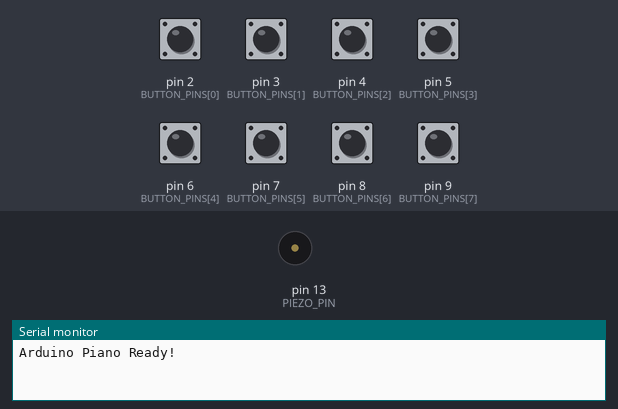
Bench run of a sketch on a simulated Arduino Uno, built with avr-gcc and run on an emulated ATmega328P. On the bench: buzzer (waves = sounding), the last lines printed to the serial monitor. Inputs (shaded band) come from the test bench; at power-on: pin 2 (BUTTON_PINS[0]), pin 3 (BUTTON_PINS[1]), pin 4 (BUTTON_PINS[2]), pin 5 (BUTTON_PINS[3]), pin 6 (BUTTON_PINS[4]), pin 7 (BUTTON_PINS[5]), pin 8 (BUTTON_PINS[6]), pin 9 (BUTTON_PINS[7]) LOW.

Above: at 1.2 s.
1.3 s: pin 2 (BUTTON_PINS[0]) pulled HIGH for 1 s
At 1.8 s:
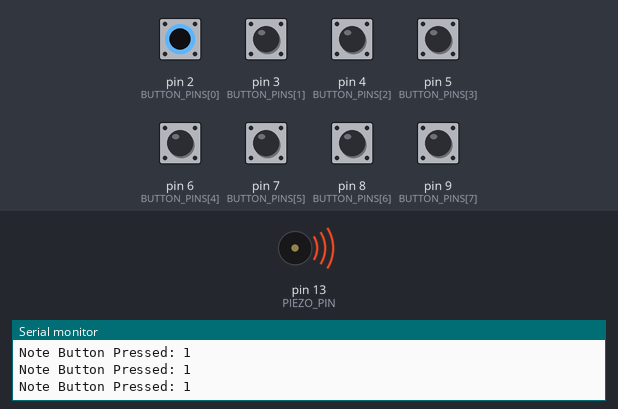
Timing chart, 0 to 4.3 s (numbered marks = the images above; inputs shaded):
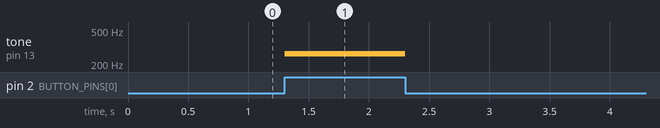

The sketch:

creating_piano_with_arduino_1.ino
```cpp
// C++ code
// Author: Diganto
// CE, KUET
// Title: Arduino Piano Using Push Buttons and Piezo Buzzer

// --- Pin and tone configuration ---
const int PIEZO_PIN = 13;  // Piezo buzzer pin

// Array of button pins (connected to digital pins 2 to 9)
const int BUTTON_PINS[8] = {2, 3, 4, 5, 6, 7, 8, 9};

// Corresponding musical note frequencies (Hz)
const int NOTE_FREQUENCIES[8] = {262, 294, 330, 349, 392, 440, 494, 523};

void setup() {
  // Initialize button pins as INPUT
  for (int index = 0; index < 8; index++) {
    pinMode(BUTTON_PINS[index], INPUT);
  }

  // Set piezo pin as OUTPUT
  pinMode(PIEZO_PIN, OUTPUT);

  // Initialize serial communication
  Serial.begin(9600);
  Serial.println("Arduino Piano Ready!");
}

void loop() {
  // Continuously check each button
  checkButtons();
}

// Function to check button presses and play corresponding note
void checkButtons() {
  for (int index = 0; index < 8; index++) {
    if (digitalRead(BUTTON_PINS[index]) == HIGH) {
      // Print which button was pressed
      Serial.print("Note Button Pressed: ");
      Serial.println(index + 1);

      // Play the tone for 100 ms
      tone(PIEZO_PIN, NOTE_FREQUENCIES[index], 100);

      // Small delay to avoid bouncing and repeated triggers
      delay(100);

      // Exit loop after detecting one button press
      break;
    }
  }
}
```

Measured:
- after the input at 1.3 s, tone on pin 13 (PIEZO_PIN): silent → 262 Hz at once, → silent 1.0 s later
